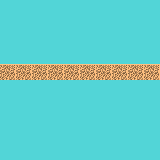

The image is a tile-based game level rendered from a .tmx file. Its description and source (layers, tilesets, objects; grid data summarised) follow:
An orthogonal 10x10 tile map with 16x16 px tiles, 2 tile layers (Tile Layer 1, Tile Layer 2), 3 tilesets.

<map version="1.2" tiledversion="2018.11.29" orientation="orthogonal" renderorder="right-down" width="10" height="10" tilewidth="16" tileheight="16" infinite="0" nextlayerid="2" nextobjectid="1">
 <tileset firstgid="1" source="tileset.tsx" />
 <tileset firstgid="137" name="other" tilewidth="32" tileheight="32" tilecount="2" columns="0">
  <grid orientation="orthogonal" width="1" height="1" />
  <tile id="0">
   <image width="32" height="32" source="image1.png" />
  </tile>
  <tile id="1">
   <image width="32" height="32" source="image2.png" />
  </tile>
 </tileset>
 <tileset firstgid="139" name="default" tilewidth="16" tileheight="16" tilecount="136" columns="17">
  <image source="level1.png" width="272" height="128" />
 </tileset>
 <layer id="1" name="Tile Layer 1" width="10" height="10">
  <data>[100 cells, 1 non-empty, 1 distinct tile ids]</data>
 </layer>
 <layer id="2" name="Tile Layer 2" width="10" height="10">
  <data>[100 cells, 100 non-empty, 2 distinct tile ids]</data>
 </layer>
</map>
